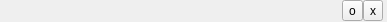
<?xml version="1.0" encoding="UTF-8"?>
<ui version="4.0">
 <class>CoreTitleBar</class>
 <widget class="QWidget" name="CoreTitleBar">
  <property name="geometry">
   <rect>
    <x>0</x>
    <y>0</y>
    <width>387</width>
    <height>22</height>
   </rect>
  </property>
  <property name="sizePolicy">
   <sizepolicy hsizetype="Preferred" vsizetype="Fixed">
    <horstretch>0</horstretch>
    <verstretch>0</verstretch>
   </sizepolicy>
  </property>
  <property name="minimumSize">
   <size>
    <width>0</width>
    <height>0</height>
   </size>
  </property>
  <property name="maximumSize">
   <size>
    <width>16777215</width>
    <height>16777215</height>
   </size>
  </property>
  <property name="focusPolicy">
   <enum>Qt::NoFocus</enum>
  </property>
  <property name="windowTitle">
   <string>CoreTitleBar</string>
  </property>
  <property name="styleSheet">
   <string notr="true"/>
  </property>
  <layout class="QHBoxLayout" name="horizontalLayout" stretch="0,0,0,0,0,0">
   <property name="spacing">
    <number>0</number>
   </property>
   <property name="leftMargin">
    <number>6</number>
   </property>
   <property name="topMargin">
    <number>0</number>
   </property>
   <property name="rightMargin">
    <number>4</number>
   </property>
   <property name="bottomMargin">
    <number>0</number>
   </property>
   <item>
    <widget class="QFrame" name="titlePlaceholder">
     <property name="frameShape">
      <enum>QFrame::NoFrame</enum>
     </property>
     <property name="frameShadow">
      <enum>QFrame::Plain</enum>
     </property>
     <layout class="QHBoxLayout" name="horizontalLayout_2"/>
    </widget>
   </item>
   <item>
    <widget class="QFrame" name="leftToolbarPlaceholder">
     <property name="sizePolicy">
      <sizepolicy hsizetype="Preferred" vsizetype="Fixed">
       <horstretch>0</horstretch>
       <verstretch>0</verstretch>
      </sizepolicy>
     </property>
     <property name="minimumSize">
      <size>
       <width>0</width>
       <height>0</height>
      </size>
     </property>
     <property name="frameShape">
      <enum>QFrame::NoFrame</enum>
     </property>
     <property name="frameShadow">
      <enum>QFrame::Plain</enum>
     </property>
     <layout class="QHBoxLayout" name="horizontalLayout_5">
      <property name="spacing">
       <number>1</number>
      </property>
      <property name="margin">
       <number>0</number>
      </property>
     </layout>
    </widget>
   </item>
   <item>
    <spacer name="horizontalSpacer">
     <property name="orientation">
      <enum>Qt::Horizontal</enum>
     </property>
     <property name="sizeHint" stdset="0">
      <size>
       <width>40</width>
       <height>20</height>
      </size>
     </property>
    </spacer>
   </item>
   <item>
    <widget class="QFrame" name="rightToolbarPlaceholder">
     <property name="sizePolicy">
      <sizepolicy hsizetype="Preferred" vsizetype="Fixed">
       <horstretch>0</horstretch>
       <verstretch>0</verstretch>
      </sizepolicy>
     </property>
     <property name="minimumSize">
      <size>
       <width>0</width>
       <height>0</height>
      </size>
     </property>
     <property name="layoutDirection">
      <enum>Qt::RightToLeft</enum>
     </property>
     <property name="frameShape">
      <enum>QFrame::NoFrame</enum>
     </property>
     <property name="frameShadow">
      <enum>QFrame::Plain</enum>
     </property>
     <layout class="QHBoxLayout" name="horizontalLayout_4">
      <property name="spacing">
       <number>1</number>
      </property>
      <property name="margin">
       <number>0</number>
      </property>
     </layout>
    </widget>
   </item>
   <item>
    <widget class="QToolButton" name="buttonFloat">
     <property name="maximumSize">
      <size>
       <width>16777215</width>
       <height>16777215</height>
      </size>
     </property>
     <property name="toolTip">
      <string>Dock | Undock</string>
     </property>
     <property name="styleSheet">
      <string notr="true"/>
     </property>
     <property name="text">
      <string>o</string>
     </property>
     <property name="icon">
      <iconset resource="CoreIcons.qrc">
       <normaloff>:/resources/icons/oddokowywanie.png</normaloff>
       <normalon>:/resources/icons/dokowanie.png</normalon>:/resources/icons/oddokowywanie.png</iconset>
     </property>
     <property name="iconSize">
      <size>
       <width>16</width>
       <height>16</height>
      </size>
     </property>
     <property name="checkable">
      <bool>true</bool>
     </property>
     <property name="arrowType">
      <enum>Qt::NoArrow</enum>
     </property>
    </widget>
   </item>
   <item>
    <widget class="QToolButton" name="buttonClose">
     <property name="maximumSize">
      <size>
       <width>16777215</width>
       <height>16777215</height>
      </size>
     </property>
     <property name="toolTip">
      <string>Close</string>
     </property>
     <property name="styleSheet">
      <string notr="true"/>
     </property>
     <property name="text">
      <string>x</string>
     </property>
     <property name="icon">
      <iconset resource="CoreIcons.qrc">
       <normaloff>:/resources/icons/x-alpha.png</normaloff>:/resources/icons/x-alpha.png</iconset>
     </property>
     <property name="iconSize">
      <size>
       <width>16</width>
       <height>16</height>
      </size>
     </property>
    </widget>
   </item>
  </layout>
 </widget>
 <resources>
  <include location="CoreIcons.qrc"/>
 </resources>
 <connections>
  <connection>
   <sender>buttonFloat</sender>
   <signal>toggled(bool)</signal>
   <receiver>CoreTitleBar</receiver>
   <slot>toggleFloating(bool)</slot>
   <hints>
    <hint type="sourcelabel">
     <x>348</x>
     <y>10</y>
    </hint>
    <hint type="destinationlabel">
     <x>193</x>
     <y>10</y>
    </hint>
   </hints>
  </connection>
 </connections>
 <slots>
  <slot>toggleFloating(bool)</slot>
 </slots>
</ui>
